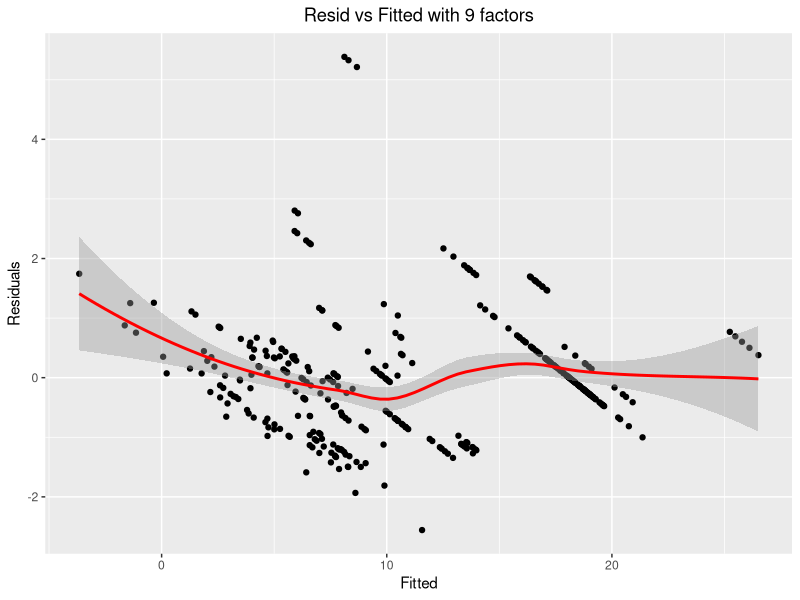

R code for this plot: (Note: this script raises an error after producing the figure.)
## ---- chunk 1
knitr::opts_chunk$set(comment = NA)
## ---- chunk 2
library(mlbench)
library(caret)
library(leaps)
library(ggplot2)
library(lattice)
data("BostonHousing")
## ---- chunk 3

data("BostonHousing")
names(BostonHousing)
train_data <- caret::createDataPartition(BostonHousing$age, p = .7,
                                         list = FALSE,
                                         times= 1)
Trainingdata <- BostonHousing[train_data, ]
Testdata <- BostonHousing[-train_data, ]


nrow(Trainingdata)
nrow(Testdata)

#For the 20-fold cross-validation
ctr <- caret::trainControl(method = "repeatedcv",
  number = 20, # k=20
  repeats = 20) # repeat 10 times
## ---- chunk 4
lm <- caret::train(indus~.,
                      data = Trainingdata,
                      method='lm',
                      trControl = trainControl(method = "cv")
)

print(lm)
## ---- chunk 5
lflmGrid <- expand.grid(nvmax=1:(ncol(Trainingdata)-1))
lflm <- caret::train(indus~.,
                      data = Trainingdata,
                      method='leapForward',
                      tuneGrid = lflmGrid,
                      trControl = trainControl(method = "cv")
)
print(lflm)
## ---- chunk 6
p_data <- as.data.frame(cbind(predict(lflm), scale(resid(lflm))))

plot <- ggplot(p_data, aes(x = p_data[,1], y = p_data[,2])) + geom_point() +
          geom_smooth(method = "loess", color = "red") + xlab("Fitted") +
          ylab("Residuals") + ggtitle("Resid vs Fitted with 9 factors") +
          theme(plot.title = element_text(hjust = 0.5))

plot(plot)
## ---- chunk 7
#To use rigdereg() function
ridge <- list(type=c("Classification", "Regression"),
            library="boxridge",
            loop=NULL,
            prob=NULL)

#Parameter setting
ridge$label<-"Ridge regression"

ridge$parameters <- data.frame(parameter = "lambda",
                  class = "numeric",
                  label = "lambda")

ridge$fit <- function(x, y, lambda, param, lev, last, classProbs, ...) { 
  dat <- as.data.frame(x)
  
  respvector <- NULL
  respname <- NULL
  respnum <- NULL

  for(i in 1:ncol(x)){
    if(identical(y,dat[,i])){
    respvector <- dat[,i]
    respname <- names(x)[i]
    respnum <- i
    }
  }

  formula <- paste(respname,"~", sep="")

  if(ncol(x) > 1){
    for(i in 1:ncol(x)-1){
            formula <- paste(formula, "+", names(dat)[i], sep="")
    }
  }

  formula <- as.formula(formula)
  
  ridgereg$new(formula = formula, data=dat,lambda= param$lambda)
 }
 
  ridge$predict <- function(modelFit, newdata, preProc=NULL, submodels = NULL){
  if (!is.data.frame(newdata)) 
    newdata <- as.data.frame(newdata)
  modelFit$predict(newdata)
}

ridge$sort  <- function(x) x[order(-x$lambda),]


ridge$grid <- function(x, y, len=NULL, search="grid"){
  data.frame(lambda=seq(from=0, to=10, by=1))
}

set.seed(12345)
ridge_fit <- caret::train(x = Trainingdata,
                  y = Trainingdata$indus,
                  method = ridge,
                  trControl = ctr)

ridge_fit
## ---- chunk 8
#Linear regression
lm$results[,]

#Regression with forward selection
lflm$results[7,]

#Ridge regression
ridge_fit$results[1,]
